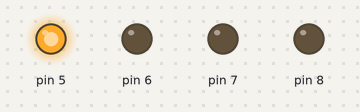
A sketch run on a simulated Arduino Uno, built with avr-gcc and run on an emulated ATmega328P. Shown: output pins drawn as LEDs (lit = HIGH).

Above: at 0.1 s.
At 0.9 s:
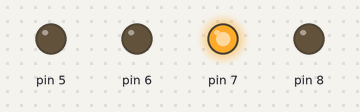
At 1.3 s:
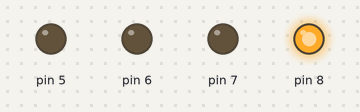
At 2.1 s:
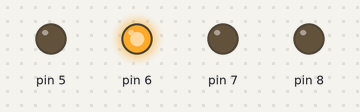
At 3.5 s:
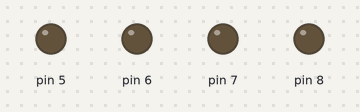
Timing chart, 0 to 3.8 s (numbered marks = the images above):
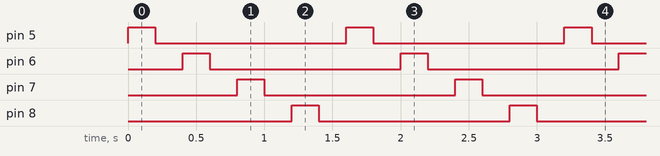

Measured:
- by itself, pin 5–8: alternates HIGH for 0.20 s and LOW for 1.4 s
- by itself, everything shown: repeats every 1.6 s, in 8 steps

The sketch:

Ejemplo2.ino
```cpp
int tiempo=200;
int n;

void setup() { //comienza la configuracion
  for (n=5;n<9;n++) {
    pinMode (n, OUTPUT);
  }
}
void secuencia() {
  for (n=5;n<9;n++) {
    digitalWrite (n, HIGH);
    delay (tiempo);
    digitalWrite (n, LOW);
    delay (tiempo);
  }
}

void loop() {
  secuencia();
}
```
